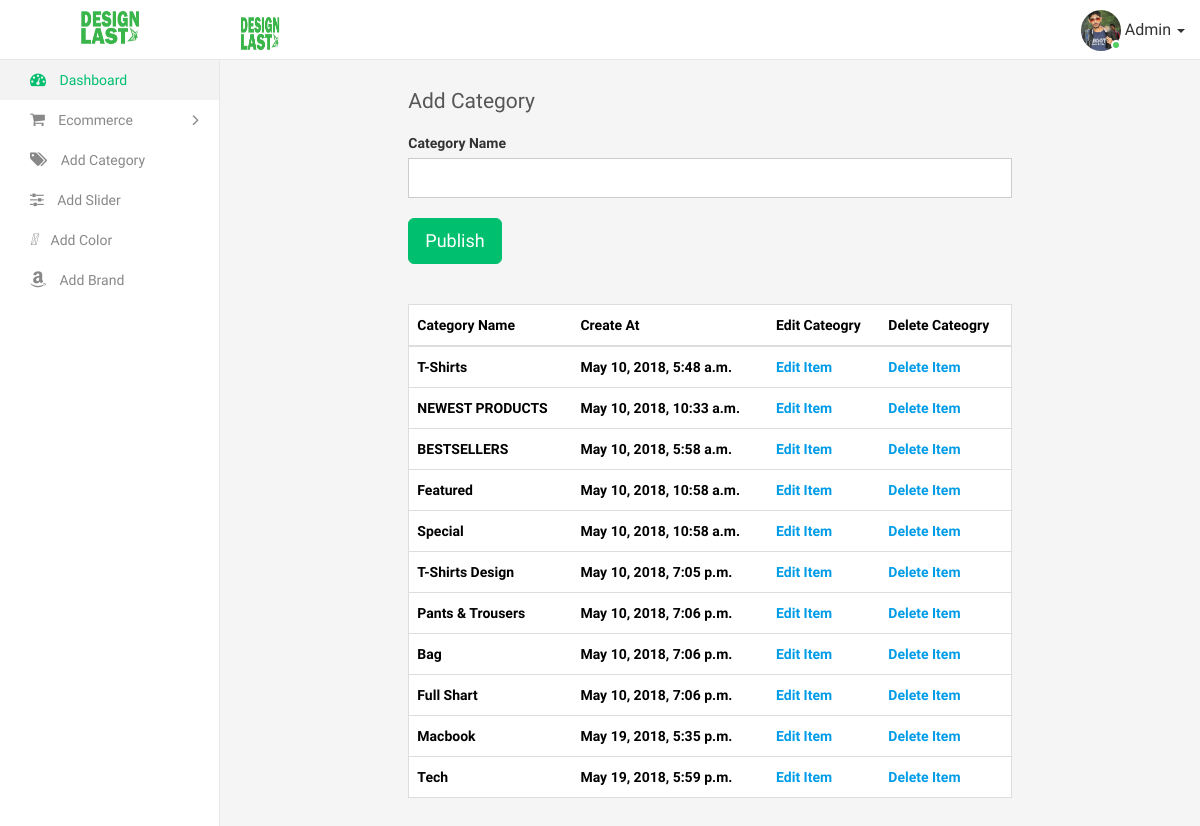
Before: /add-category/ (signed in) with the older database file.
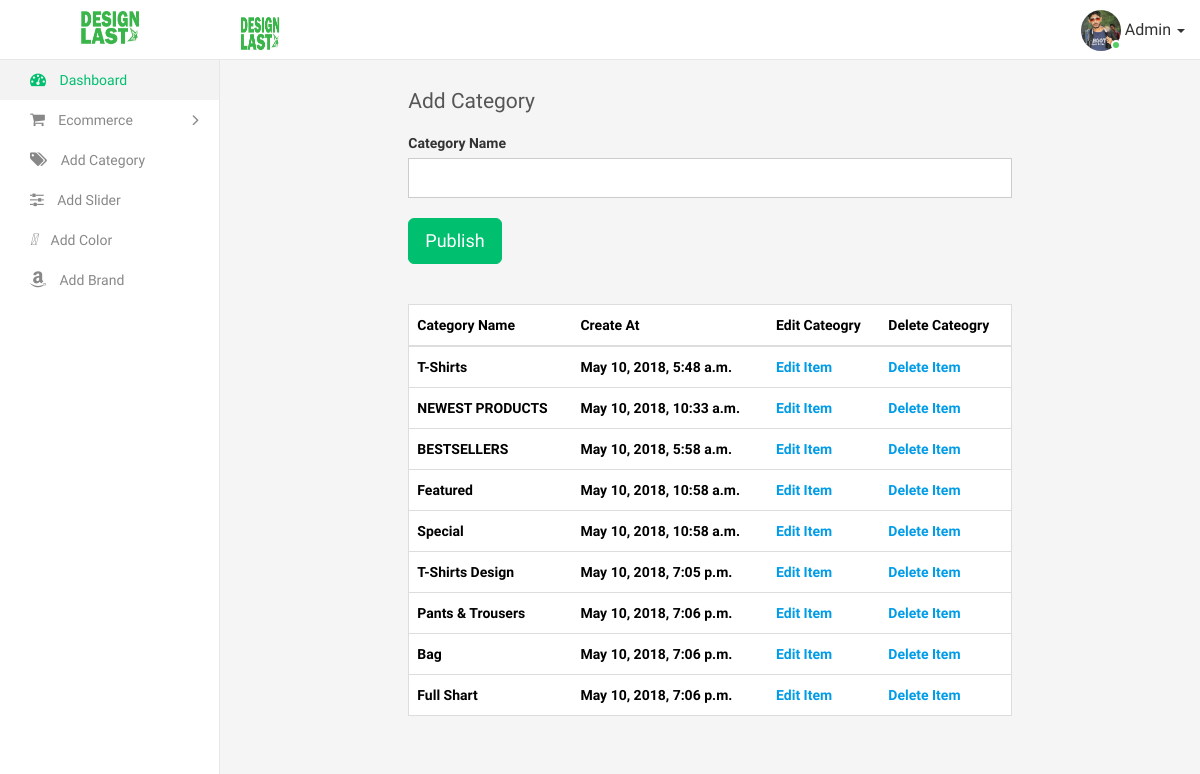
After: the same page with the newer database file.
### shopapp/models.py (models this page shows, shortened)
class Category(models.Model):
    name = models.CharField(max_length = 20, unique = True)
    create_at = models.DateTimeField(auto_now = True, auto_now_add = False)

### shopapp/views.py (the view)
# urls.py: path('add-category/', category_views, name = 'category_views'),
def category_views(request):
    if request.user.is_authenticated:
        category_obj = Category.objects.all()
        form = CategoryForm()
        if request.method == 'POST':
            form = CategoryForm(request.POST)
            if form.is_valid():
                instance = form.save(commit = False)
                instance.save()
                return redirect(category_views)
        context = {
            'form' : form,
            'category_obj' : category_obj
        }
        template_name = 'admin/category.html'
        return render(request, template_name, context)
    return redirect(login_views)

### shopapp/form.py
class CategoryForm(forms.ModelForm):
    class Meta:
        model = Category
        fields = ('__all__')
        widgets = {
            'name' : TextInput(attrs={'class': 'form-control'})
        }

### templates/admin/category.html (shortened to what this page needs)
{% extends 'app/base_admin.html' %}
{% load static %}
{% block body %}
<div class="page-wrapper">
    <div class="content container-fluid">
        <div class="row">
            <div class="col-md-8 col-md-offset-2">
                <h4 class="page-title">Add Category</h4>
            </div>
        </div>
        <div class="row">
            <div class="col-md-8 col-md-offset-2">
                <form method="POST">
                    <div class="form-group">
                        <label>Category Name</label>
                        {{form.name}}
                    </div>
                    <div class="m-t-20">
                        <button class="btn btn-primary btn-lg">Publish</button>
                    </div>
                </form>
                <br/>
                <br/>
                <div class="table-responsive">
                  <table class="table table-border custom-table m-b-0">
                    <thead>
                      <tr>
                        <th>Category Name</th>
                        <th>Create At</th>
                        <th>Edit Cateogry</th>
                        <th>Delete Cateogry</th>
                      </tr>
                    </thead>
                    <tbody>
                      {% if category_obj %}
                      {% for cat in category_obj %}
                      <tr>
                        <th>{{cat.name}}</th>
                        <th>{{cat.create_at}}</th>
                        <th><a href="">Edit Item</a></th>
                        <th><a href="{% url 'delete_category' cat.id %}">Delete Item</a></th>
                      </tr>
                      {% endfor %}
                      {% endif %}
                    </tbody>
                  </table>
                </div>
            </div>
        </div>
    </div>
</div>
{% endblock %}

Changed rows visible on the page:
removed Category: name "Macbook", create_at "May 19, 2018, 5:35 p.m."
removed Category: name "Tech", create_at "May 19, 2018, 5:59 p.m."
